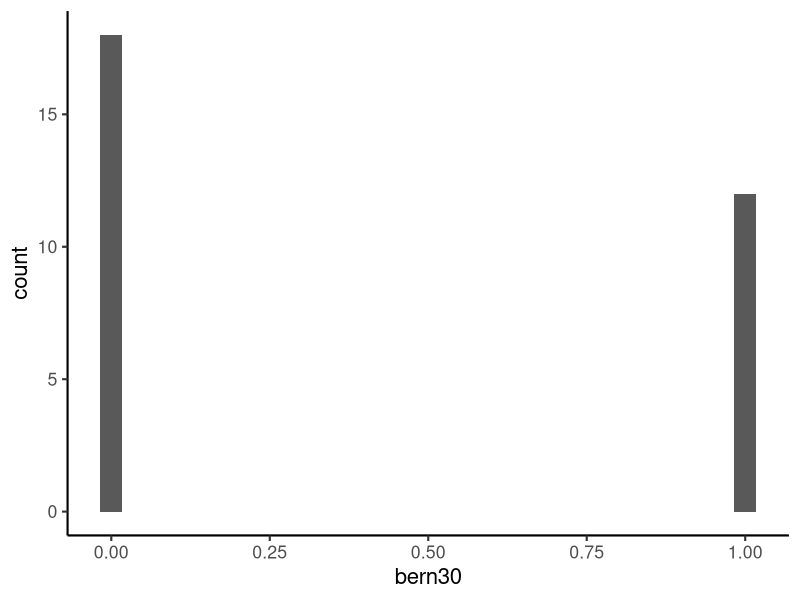

The R source for this figure:
## ---- chunk 1
#| label: setup
library(tidyverse)
set.seed(12345)
theme_set(theme_classic(base_size = 16))
## ---- chunk 2
norm30 <- rnorm(n = 30, mean = 10, sd = 5)
norm100 <- rnorm(n = 100, mean = 10, sd = 5)
## ---- chunk 3
mean(norm30)
mean(norm100)
var(norm30)
var(norm100)
sd(norm30)
sd(norm100)
## ---- chunk 4
norm30_95moe <- 1.96 * sqrt(var(norm30)/30)
norm30_95lcl <- mean(norm30) - norm30_95moe
norm30_95ucl <- mean(norm30) + norm30_95moe

norm30_99moe <- 2.326 * sqrt(var(norm30)/30)
norm30_99lcl <- mean(norm30) - norm30_99moe
norm30_99ucl <- mean(norm30) + norm30_99moe  

norm100_95moe <- 1.96 * sqrt(var(norm100)/100)
norm100_95lcl <- mean(norm100) - norm100_95moe
norm100_95ucl <- mean(norm100) + norm100_95moe

norm100_99moe <- 2.326 * sqrt(var(norm100)/100)
norm100_99lcl <- mean(norm100) - norm100_99moe
norm100_99ucl <- mean(norm100) + norm100_99moe  
## ---- chunk 5
bern30 <- rbinom(30, 1, 0.3)
bern100 <- rbinom(100, 1, 0.3)
## ---- chunk 6
ggplot(data = data.frame(bern30), aes(x = bern30)) +
    geom_histogram()
## ---- chunk 7
mean(bern30)
sd(bern30)
var(bern30)
mean(bern100)
sd(bern100)
var(bern100)
## ---- chunk 8
bern30_95moe <- 1.96 * sqrt(var(bern30)/30)
bern30_95lcl <- mean(bern30) - bern30_95moe
bern30_95ucl <- mean(bern30) + bern30_95moe

bern30_99moe <- 2.326 * sqrt(var(bern30)/30)
bern30_99lcl <- mean(bern30) - bern30_99moe
bern30_99ucl <- mean(bern30) + bern30_99moe  

bern100_95moe <- 1.96 * sqrt(var(bern100)/100)
bern100_95lcl <- mean(bern100) - bern100_95moe
bern100_95ucl <- mean(bern100) + bern100_95moe

bern100_99moe <- 2.326 * sqrt(var(bern100)/100)
bern100_99lcl <- mean(bern100) - bern100_99moe
bern100_99ucl <- mean(bern100) + bern100_99moe  
## ---- chunk 9
binom30 <- rbinom(30, 50, 0.3)
binom100 <- rbinom(100, 50, 0.3)
## ---- chunk 10

## ---- chunk 11

## ---- chunk 12
pois30 <- rpois(n = 30, lambda = 1.5)
pois100 <- rpois(n = 30, lambda = 1.5)
## ---- chunk 13

## ---- chunk 14

